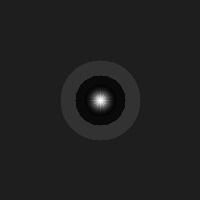
#> input picture frontend/assets/sample_lens.jpg, 200 x 200 px
$ python -i vision_engine.py   (imports and definitions only)
#> lines starting #> are read from the running program, lines starting #| are printed output that depends on the picture; after the words box and inside, x2 and y2 are one past the last pixel; in counts of white or black regions, pixels touching at a corner belong together
#> further down, picture is the input picture: shape (200, 200, 3); min 1, max 253, mean 31.5
import cv2
import numpy as np
import math
import time
from typing import List, Dict, Tuple, Optional

class OpticalLensDetector:
    """
    Deterministic Computer Vision Engine for Hidden Camera Lens Detection.

    Uses physical optical retroreflection properties:
    1. Specular highlight thresholding & dynamic contrast isolation.
    2. Geometric circularity and aspect ratio filtering (Isoperimetric Quotient).
    3. Multi-directional radial gradient analysis (Airy-Disk symmetry vs. flat metallic scatter).
    4. Near-Infrared (NIR) 850nm chromaticity signature detection.
    5. Temporal consistency tracking to reject single-frame noise.
    """

    def __init__(self, sensitivity: str = "normal"):
        self.set_sensitivity(sensitivity)
        self.tracker_history: Dict[int, Dict] = {}
        self.next_track_id = 0
        self.max_disappeared = 6
        self.disappeared: Dict[int, int] = {}
        self.last_frame_gray: Optional[np.ndarray] = None

    def set_sensitivity(self, level: str):
        level = level.lower()
        if level == "high":
            self.min_intensity = 185
            self.min_circularity = 0.58
            self.min_area = 4
            self.max_area = 4000
            self.radial_symmetry_threshold = 0.28
            self.min_gradient_drop = 12.0
            self.min_center_val = 180
            self.confirmation_frames = 1
        elif level == "ultra":
            self.min_intensity = 170
            self.min_circularity = 0.52
            self.min_area = 3
            self.max_area = 6000
            self.radial_symmetry_threshold = 0.22
            self.min_gradient_drop = 8.0
            self.min_center_val = 165
            self.confirmation_frames = 1
        else:  # normal / balanced
            self.min_intensity = 200
            self.min_circularity = 0.65
            self.min_area = 5
            self.max_area = 3500
            self.radial_symmetry_threshold = 0.32
            self.min_gradient_drop = 16.0
            self.min_center_val = 195
            self.confirmation_frames = 1

    def compute_radial_symmetry(self, gray: np.ndarray, cx: int, cy: int, radius: int) -> float:
        """
        Computes the radial intensity gradient symmetry around the candidate centroid.
        """
        h, w = gray.shape
        r = max(3, min(radius, 22))

        center_val = float(gray[cy, cx])
        min_center = getattr(self, "min_center_val", 190)
        if center_val < min_center:
            return 0.0  # Insufficient specular highlight

        # Sample intensity profiles along 8 radial spokes
        angles = [0, 45, 90, 135, 180, 225, 270, 315]
        spoke_falloffs = []

        for ang in angles:
            rad = math.radians(ang)
            dx = int(round(r * math.cos(rad)))
            dy = int(round(r * math.sin(rad)))
            nx, ny = cx + dx, cy + dy

            if 0 <= nx < w and 0 <= ny < h:
                edge_val = float(gray[ny, nx])
                drop = max(0.0, center_val - edge_val)
                spoke_falloffs.append(drop)
            else:
                spoke_falloffs.append(0.0)

        mean_drop = np.mean(spoke_falloffs)
        min_drop = getattr(self, "min_gradient_drop", 14.0)
        if not spoke_falloffs or mean_drop < min_drop:
            return 0.0

        mean_drop = np.mean(spoke_falloffs)
        std_drop = np.std(spoke_falloffs)

        # Coefficient of variation (CV = std / mean)
        cv = std_drop / (mean_drop + 1e-5)

        # Symmetric lens -> low variance across radial spokes -> high symmetry score
        symmetry_score = max(0.0, min(1.0, 1.0 - cv))
        return float(symmetry_score)

    def check_nir_signature(self, bgr: np.ndarray, cx: int, cy: int, radius: int) -> Tuple[bool, float]:
        """
        Checks for Near-Infrared (NIR) 850nm/940nm optical reflection.
        On CMOS sensors with weak IR-cut filters, active IR LEDs or illuminated lenses
        appear with distinct violet/magenta saturation (high Red + high Blue with suppressed Green).
        """
        h, w, _ = bgr.shape
        x1, x2 = max(0, cx - radius), min(w, cx + radius + 1)
        y1, y2 = max(0, cy - radius), min(h, cy + radius + 1)

        roi = bgr[y1:y2, x1:x2]
        if roi.size == 0:
            return False, 0.0

        b_mean = float(np.mean(roi[:, :, 0]))
        g_mean = float(np.mean(roi[:, :, 1]))
        r_mean = float(np.mean(roi[:, :, 2]))

        # High red + blue with lower green indicates near-infrared chromatic leak
        if (r_mean > 140 and b_mean > 130 and g_mean < (r_mean + b_mean) * 0.42):
            nir_confidence = min(1.0, (r_mean + b_mean) / 510.0)
            return True, nir_confidence
        return False, 0.0

    def process_frame(self, frame_bgr: np.ndarray, is_differential: bool = False, baseline_gray: Optional[np.ndarray] = None, single_frame: bool = False) -> List[Dict]:
        """
        Main processing method for a single video frame.
        Returns a list of detected candidate lenses with bounding boxes and confidence metrics.
        """
#> called with is_differential = False, single_frame = False
        h, w = frame_bgr.shape[:2]
#> h = 200; w = 200
        gray = cv2.cvtColor(frame_bgr, cv2.COLOR_BGR2GRAY)

        # Stage 1: Ambient Compensation & Adaptive Normalization
        if is_differential and baseline_gray is not None and baseline_gray.shape == gray.shape:
            # Differential Flash Subtraction: Delta = |Flash_On - Flash_Off|
            diff = cv2.absdiff(gray, baseline_gray)
            processed_gray = cv2.addWeighted(diff, 1.5, gray, 0.2, 0)
        else:
            # Dynamic Local Contrast Enhancement
            clahe = cv2.createCLAHE(clipLimit=2.0, tileGridSize=(8, 8))
            processed_gray = clahe.apply(gray)
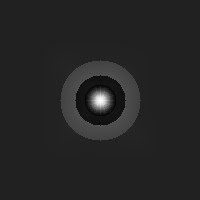
#> processed_gray: shape (200, 200); min 2, max 254, mean 36.8

        # Stage 2: Specular Peak Isolation with Adaptive Lux Normalization
        # Clamped to stay responsive even under bright ceiling lights
        mean_ambient = float(np.mean(gray))
#> mean_ambient = 31.46
        std_ambient = float(np.std(gray))
#> std_ambient = 11.39
        adaptive_thresh = int(np.clip(mean_ambient + 1.8 * std_ambient, self.min_intensity, 230))
#> adaptive_thresh = 200

        _, thresh = cv2.threshold(processed_gray, adaptive_thresh, 255, cv2.THRESH_BINARY)
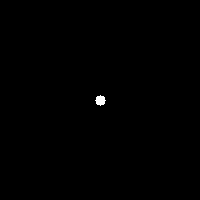
#> thresh: shape (200, 200); 0.2% white; 1 white region

        # Morphological clean up to separate touching glares
        kernel = cv2.getStructuringElement(cv2.MORPH_ELLIPSE, (3, 3))
        thresh = cv2.morphologyEx(thresh, cv2.MORPH_OPEN, kernel)

        # Stage 3: Contour & Geometric Filtering
        contours, _ = cv2.findContours(thresh, cv2.RETR_EXTERNAL, cv2.CHAIN_APPROX_SIMPLE)
#> contours = 1 contour; box (x1, y1, x2, y2) and area: (95, 95, 106, 106) 66

        candidates = []
        for cnt in contours:
            area = cv2.contourArea(cnt)
            if area < self.min_area or area > self.max_area:
                continue

            perimeter = cv2.arcLength(cnt, True)
            if perimeter == 0:
                continue

            # Circularity metric (Isoperimetric quotient)
            circularity = 4 * math.pi * (area / (perimeter * perimeter))
            if circularity < self.min_circularity:
                continue

            x, y, bw, bh = cv2.boundingRect(cnt)
            aspect_ratio = float(bw) / float(bh)
            if not (0.70 <= aspect_ratio <= 1.42):
                # Screws and linear scratches are oblong
                continue

            # Centroid computation
            M = cv2.moments(cnt)
            if M["m00"] == 0:
                continue
            cx = int(M["m10"] / M["m00"])
            cy = int(M["m01"] / M["m00"])
            radius = int(max(bw, bh) / 2)

            # Stage 4: Radial Airy Symmetry Analysis
            symmetry_score = self.compute_radial_symmetry(gray, cx, cy, radius)
            if symmetry_score < self.radial_symmetry_threshold:
                # Irregular metallic surface / screw thread
                continue

            # Stage 5: Check NIR night-vision signature
            is_nir, nir_conf = self.check_nir_signature(frame_bgr, cx, cy, radius)

            # Combined Confidence Score calculation (weighted for pinhole optics)
            area_weight = min(1.0, area / 40.0) * 0.05
            base_conf = (circularity * 0.50) + (symmetry_score * 0.50) + area_weight
            if is_nir:
                base_conf = min(0.99, base_conf + 0.15)

            confidence = round(float(np.clip(base_conf, 0.45, 0.98)), 2)

            # Stage 6: Geometric Optical Distance Estimation (Pinhole Optics Formula)
            # D = (focal_length * real_pinhole_mm) / aperture_pixel_diameter
            aperture_px = max(bw, bh)
            est_distance = round(float(np.clip(24.0 / max(4.0, aperture_px), 0.4, 4.5)), 1)

            candidates.append({
                "x": int(x),
                "y": int(y),
                "w": int(bw),
                "h": int(bh),
                "cx": int(cx),
                "cy": int(cy),
                "area": float(area),
                "circularity": round(circularity, 2),
                "symmetry": round(symmetry_score, 2),
                "is_nir": bool(is_nir),
                "confidence": confidence,
                "est_distance": est_distance,
                "label": "Optical Aperture" if not is_nir else "NIR Lens Emitter"
            })
#> this loop made 1 pass
#> (area, perimeter, circularity, x, y, bw, bh, aspect_ratio) on pass 1: (66, 32.97, 0.763, 95, 95, 11, 11, 1)
#> after the loop, candidates = 1 item

        # Stage 6: Temporal Tracking & Confirmation
        confirmed_detections = self._update_temporal_tracker(candidates, single_frame=single_frame)
        self.last_frame_gray = gray
        return confirmed_detections

    def _update_temporal_tracker(self, candidates: List[Dict], single_frame: bool = False) -> List[Dict]:
        """
        Updates temporal state to ensure detected lens persists across frames,
        eliminating momentary hand-jitter and camera noise.
        """
#> called with single_frame = False
        current_time = time.time()
        confirmed = []

        if not candidates:
            # Age existing tracks
            for track_id in list(self.disappeared.keys()):
                self.disappeared[track_id] += 1
                if self.disappeared[track_id] > self.max_disappeared:
                    del self.disappeared[track_id]
                    if track_id in self.tracker_history:
                        del self.tracker_history[track_id]
            return []

        # Match candidates with existing tracks using Euclidean distance
        if not self.tracker_history:
            for cand in candidates:
                self.tracker_history[self.next_track_id] = {
                    "cx": cand["cx"],
                    "cy": cand["cy"],
                    "hits": 1,
                    "last_seen": current_time,
                    "data": cand
                }
                self.disappeared[self.next_track_id] = 0
                if cand["confidence"] >= 0.82 or self.confirmation_frames <= 1 or single_frame:
                    cand["track_id"] = self.next_track_id
                    confirmed.append(cand)
                self.next_track_id += 1
#> this loop made 1 pass
#> self.next_track_id on pass 1: 1
#> after the loop, confirmed = 1 item; self.disappeared = {0: 0}; self.next_track_id = 1; self.tracker_history = 1 item
            return confirmed

        track_ids = list(self.tracker_history.keys())
        prev_centers = np.array([[self.tracker_history[tid]["cx"], self.tracker_history[tid]["cy"]] for tid in track_ids])
        current_centers = np.array([[cand["cx"], cand["cy"]] for cand in candidates])

        # Compute pairwise distance matrix
        dists = np.linalg.norm(prev_centers[:, np.newaxis] - current_centers, axis=2)

        matched_tracks = set()
        matched_cands = set()

        # Greedy match closest centroids
        for _ in range(min(len(track_ids), len(candidates))):
            min_idx = np.unravel_index(np.argmin(dists), dists.shape)
            tid_idx, cand_idx = min_idx[0], min_idx[1]
            dist_val = dists[tid_idx, cand_idx]

            if dist_val > 50.0:  # Max allowable shift between consecutive frames
                break

            tid = track_ids[tid_idx]
            cand = candidates[cand_idx]

            self.tracker_history[tid]["cx"] = cand["cx"]
            self.tracker_history[tid]["cy"] = cand["cy"]
            self.tracker_history[tid]["hits"] += 1
            self.tracker_history[tid]["last_seen"] = current_time
            self.tracker_history[tid]["data"] = cand
            self.disappeared[tid] = 0

            matched_tracks.add(tid)
            matched_cands.add(cand_idx)

            dists[tid_idx, :] = np.inf
            dists[:, cand_idx] = np.inf

            # Confirm if tracked for threshold frames or strong optical signature
            if self.tracker_history[tid]["hits"] >= self.confirmation_frames or cand["confidence"] >= 0.82 or single_frame:
                cand["track_id"] = tid
                cand["hits"] = self.tracker_history[tid]["hits"]
                confirmed.append(cand)

        # Add remaining candidates as new tracks
        for idx, cand in enumerate(candidates):
            if idx not in matched_cands:
                self.tracker_history[self.next_track_id] = {
                    "cx": cand["cx"],
                    "cy": cand["cy"],
                    "hits": 1,
                    "last_seen": current_time,
                    "data": cand
                }
                self.disappeared[self.next_track_id] = 0
                if cand["confidence"] >= 0.82 or self.confirmation_frames <= 1 or single_frame:
                    cand["track_id"] = self.next_track_id
                    confirmed.append(cand)
                self.next_track_id += 1

        # Age unmatched tracks
        for tid in track_ids:
            if tid not in matched_tracks:
                self.disappeared[tid] += 1
                if self.disappeared[tid] > self.max_disappeared:
                    del self.disappeared[tid]
                    if tid in self.tracker_history:
                        del self.tracker_history[tid]

        return confirmed

>>> import cv2
>>> picture = cv2.imread('../frontend/assets/sample_lens.jpg')
>>> result = OpticalLensDetector().process_frame(picture)
#> result = 1 item
